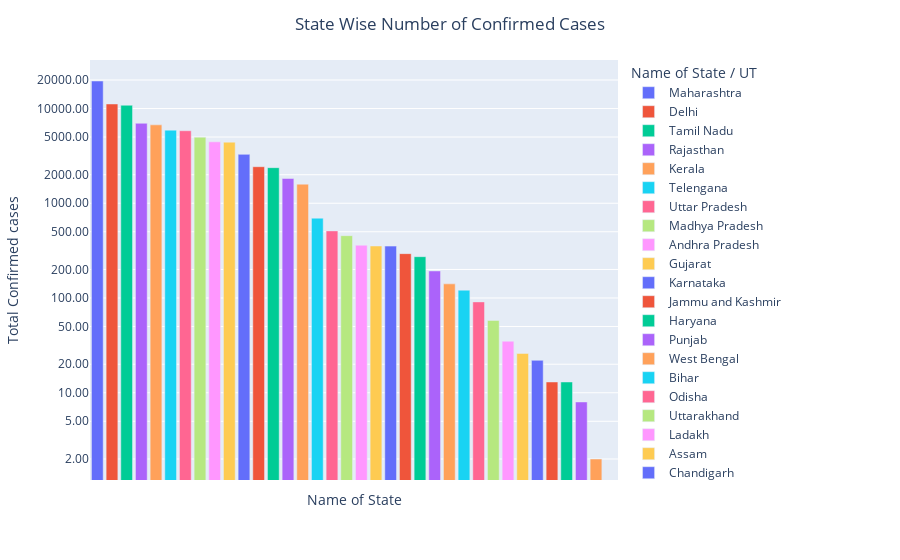

Notebook code for this chart:
### Code cell
#done total confirmed cases statewise
fig = px.bar(total[['Name of State / UT', 'Total Confirmed cases']].sort_values('Total Confirmed cases', ascending=False), 
             y="Total Confirmed cases", x="Name of State / UT", color='Name of State / UT', 
             log_y=True)
fig.update_layout(
    title="State Wise Number of Confirmed Cases",
    xaxis_title="Name of State / UT",
    yaxis_title="Total Confirmed cases",
    title_x=0.5,
    xaxis= {'title': 'Name of State', 
                        'visible': True, 
                        'showticklabels': False},
    yaxis=dict(tickformat=".2f")
                 )
fig.show()

### Figure 1 — Plotly figure (JSON) as saved in the notebook; plotly's stock layout.template omitted (floating-point values rounded to 4 significant figures)
{"data": [{"alignmentgroup": "True", "hovertemplate": "Name of State / UT=%{x}<br>Total Confirmed cases=%{y}<extra></extra>", "legendgroup": "Maharashtra", "marker": {"color": "#636efa"}, "name": "Maharashtra", "offsetgroup": "Maharashtra", "orientation": "v", "showlegend": true, "textposition": "auto", "type": "bar", "x": ["Maharashtra"], "xaxis": "x", "y": [19505], "yaxis": "y"}, {"alignmentgroup": "True", "hovertemplate": "Name of State / UT=%{x}<br>Total Confirmed cases=%{y}<extra></extra>", "legendgroup": "Delhi", "marker": {"color": "#EF553B"}, "name": "Delhi", "offsetgroup": "Delhi", "orientation": "v", "showlegend": true, "textposition": "auto", "type": "bar", "x": ["Delhi"], "xaxis": "x", "y": [11162], "yaxis": "y"}, {"alignmentgroup": "True", "hovertemplate": "Name of State / UT=%{x}<br>Total Confirmed cases=%{y}<extra></extra>", "legendgroup": "Tamil Nadu", "marker": {"color": "#00cc96"}, "name": "Tamil Nadu", "offsetgroup": "Tamil Nadu", "orientation": "v", "showlegend": true, "textposition": "auto", "type": "bar", "x": ["Tamil Nadu"], "xaxis": "x", "y": [10826], "yaxis": "y"}, {"alignmentgroup": "True", "hovertemplate": "Name of State / UT=%{x}<br>Total Confirmed cases=%{y}<extra></extra>", "legendgroup": "Rajasthan", "marker": {"color": "#ab63fa"}, "name": "Rajasthan", "offsetgroup": "Rajasthan", "orientation": "v", "showlegend": true, "textposition": "auto", "type": "bar", "x": ["Rajasthan"], "xaxis": "x", "y": [6982], "yaxis": "y"}, {"alignmentgroup": "True", "hovertemplate": "Name of State / UT=%{x}<br>Total Confirmed cases=%{y}<extra></extra>", "legendgroup": "Kerala", "marker": {"color": "#FFA15A"}, "name": "Kerala", "offsetgroup": "Kerala", "orientation": "v", "showlegend": true, "textposition": "auto", "type": "bar", "x": ["Kerala"], "xaxis": "x", "y": [6720], "yaxis": "y"}, {"alignmentgroup": "True", "hovertemplate": "Name of State / UT=%{x}<br>Total Confirmed cases=%{y}<extra></extra>", "legendgroup": "Telengana", "marker": {"color": "#19d3f3"}, "name": "Telengana", "offsetgroup": "Telengana", "orientation": "v", "showlegend": true, "textposition": "auto", "type": "bar", "x": ["Telengana"], "xaxis": "x", "y": [5909], "yaxis": "y"}, {"alignmentgroup": "True", "hovertemplate": "Name of State / UT=%{x}<br>Total Confirmed cases=%{y}<extra></extra>", "legendgroup": "Uttar Pradesh", "marker": {"color": "#FF6692"}, "name": "Uttar Pradesh", "offsetgroup": "Uttar Pradesh", "orientation": "v", "showlegend": true, "textposition": "auto", "type": "bar", "x": ["Uttar Pradesh"], "xaxis": "x", "y": [5826], "yaxis": "y"}, {"alignmentgroup": "True", "hovertemplate": "Name of State / UT=%{x}<br>Total Confirmed cases=%{y}<extra></extra>", "legendgroup": "Madhya Pradesh", "marker": {"color": "#B6E880"}, "name": "Madhya Pradesh", "offsetgroup": "Madhya Pradesh", "orientation": "v", "showlegend": true, "textposition": "auto", "type": "bar", "x": ["Madhya Pradesh"], "xaxis": "x", "y": [4982], "yaxis": "y"}, {"alignmentgroup": "True", "hovertemplate": "Name of State / UT=%{x}<br>Total Confirmed cases=%{y}<extra></extra>", "legendgroup": "Andhra Pradesh", "marker": {"color": "#FF97FF"}, "name": "Andhra Pradesh", "offsetgroup": "Andhra Pradesh", "orientation": "v", "showlegend": true, "textposition": "auto", "type": "bar", "x": ["Andhra Pradesh"], "xaxis": "x", "y": [4448], "yaxis": "y"}, {"alignmentgroup": "True", "hovertemplate": "Name of State / UT=%{x}<br>Total Confirmed cases=%{y}<extra></extra>", "legendgroup": "Gujarat", "marker": {"color": "#FECB52"}, "name": "Gujarat", "offsetgroup": "Gujarat", "orientation": "v", "showlegend": true, "textposition": "auto", "type": "bar", "x": ["Gujarat"], "xaxis": "x", "y": [4416], "yaxis": "y"}, {"alignmentgroup": "True", "hovertemplate": "Name of State / UT=%{x}<br>Total Confirmed cases=%{y}<extra></extra>", "legendgroup": "Karnataka", "marker": {"color": "#636efa"}, "name": "Karnataka", "offsetgroup": "Karnataka", "orientation": "v", "showlegend": true, "textposition": "auto", "type": "bar", "x": ["Karnataka"], "xaxis": "x", "y": [3281], "yaxis": "y"}, {"alignmentgroup": "True", "hovertemplate": "Name of State / UT=%{x}<br>Total Confirmed cases=%{y}<extra></extra>", "legendgroup": "Jammu and Kashmir", "marker": {"color": "#EF553B"}, "name": "Jammu and Kashmir", "offsetgroup": "Jammu and Kashmir", "orientation": "v", "showlegend": true, "textposition": "auto", "type": "bar", "x": ["Jammu and Kashmir"], "xaxis": "x", "y": [2430], "yaxis": "y"}, {"alignmentgroup": "True", "hovertemplate": "Name of State / UT=%{x}<br>Total Confirmed cases=%{y}<extra></extra>", "legendgroup": "Haryana", "marker": {"color": "#00cc96"}, "name": "Haryana", "offsetgroup": "Haryana", "orientation": "v", "showlegend": true, "textposition": "auto", "type": "bar", "x": ["Haryana"], "xaxis": "x", "y": [2374], "yaxis": "y"}, {"alignmentgroup": "True", "hovertemplate": "Name of State / UT=%{x}<br>Total Confirmed cases=%{y}<extra></extra>", "legendgroup": "Punjab", "marker": {"color": "#ab63fa"}, "name": "Punjab", "offsetgroup": "Punjab", "orientation": "v", "showlegend": true, "textposition": "auto", "type": "bar", "x": ["Punjab"], "xaxis": "x", "y": [1825], "yaxis": "y"}, {"alignmentgroup": "True", "hovertemplate": "Name of State / UT=%{x}<br>Total Confirmed cases=%{y}<extra></extra>", "legendgroup": "West Bengal", "marker": {"color": "#FFA15A"}, "name": "West Bengal", "offsetgroup": "West Bengal", "orientation": "v", "showlegend": true, "textposition": "auto", "type": "bar", "x": ["West Bengal"], "xaxis": "x", "y": [1590], "yaxis": "y"}, {"alignmentgroup": "True", "hovertemplate": "Name of State / UT=%{x}<br>Total Confirmed cases=%{y}<extra></extra>", "legendgroup": "Bihar", "marker": {"color": "#19d3f3"}, "name": "Bihar", "offsetgroup": "Bihar", "orientation": "v", "showlegend": true, "textposition": "auto", "type": "bar", "x": ["Bihar"], "xaxis": "x", "y": [696], "yaxis": "y"}, {"alignmentgroup": "True", "hovertemplate": "Name of State / UT=%{x}<br>Total Confirmed cases=%{y}<extra></extra>", "legendgroup": "Odisha", "marker": {"color": "#FF6692"}, "name": "Odisha", "offsetgroup": "Odisha", "orientation": "v", "showlegend": true, "textposition": "auto", "type": "bar", "x": ["Odisha"], "xaxis": "x", "y": [511], "yaxis": "y"}, {"alignmentgroup": "True", "hovertemplate": "Name of State / UT=%{x}<br>Total Confirmed cases=%{y}<extra></extra>", "legendgroup": "Uttarakhand", "marker": {"color": "#B6E880"}, "name": "Uttarakhand", "offsetgroup": "Uttarakhand", "orientation": "v", "showlegend": true, "textposition": "auto", "type": "bar", "x": ["Uttarakhand"], "xaxis": "x", "y": [455], "yaxis": "y"}, {"alignmentgroup": "True", "hovertemplate": "Name of State / UT=%{x}<br>Total Confirmed cases=%{y}<extra></extra>", "legendgroup": "Ladakh", "marker": {"color": "#FF97FF"}, "name": "Ladakh", "offsetgroup": "Ladakh", "orientation": "v", "showlegend": true, "textposition": "auto", "type": "bar", "x": ["Ladakh"], "xaxis": "x", "y": [361], "yaxis": "y"}, {"alignmentgroup": "True", "hovertemplate": "Name of State / UT=%{x}<br>Total Confirmed cases=%{y}<extra></extra>", "legendgroup": "Assam", "marker": {"color": "#FECB52"}, "name": "Assam", "offsetgroup": "Assam", "orientation": "v", "showlegend": true, "textposition": "auto", "type": "bar", "x": ["Assam"], "xaxis": "x", "y": [354], "yaxis": "y"}, {"alignmentgroup": "True", "hovertemplate": "Name of State / UT=%{x}<br>Total Confirmed cases=%{y}<extra></extra>", "legendgroup": "Chandigarh", "marker": {"color": "#636efa"}, "name": "Chandigarh", "offsetgroup": "Chandigarh", "orientation": "v", "showlegend": true, "textposition": "auto", "type": "bar", "x": ["Chandigarh"], "xaxis": "x", "y": [353], "yaxis": "y"}, {"alignmentgroup": "True", "hovertemplate": "Name of State / UT=%{x}<br>Total Confirmed cases=%{y}<extra></extra>", "legendgroup": "Himachal Pradesh", "marker": {"color": "#EF553B"}, "name": "Himachal Pradesh", "offsetgroup": "Himachal Pradesh", "orientation": "v", "showlegend": true, "textposition": "auto", "type": "bar", "x": ["Himachal Pradesh"], "xaxis": "x", "y": [294], "yaxis": "y"}, {"alignmentgroup": "True", "hovertemplate": "Name of State / UT=%{x}<br>Total Confirmed cases=%{y}<extra></extra>", "legendgroup": "Chhattisgarh", "marker": {"color": "#00cc96"}, "name": "Chhattisgarh", "offsetgroup": "Chhattisgarh", "orientation": "v", "showlegend": true, "textposition": "auto", "type": "bar", "x": ["Chhattisgarh"], "xaxis": "x", "y": [273], "yaxis": "y"}, {"alignmentgroup": "True", "hovertemplate": "Name of State / UT=%{x}<br>Total Confirmed cases=%{y}<extra></extra>", "legendgroup": "Andaman and Nicobar Islands", "marker": {"color": "#ab63fa"}, "name": "Andaman and Nicobar Islands", "offsetgroup": "Andaman and Nicobar Islands", "orientation": "v", "showlegend": true, "textposition": "auto", "type": "bar", "x": ["Andaman and Nicobar Islands"], "xaxis": "x", "y": [193], "yaxis": "y"}, {"alignmentgroup": "True", "hovertemplate": "Name of State / UT=%{x}<br>Total Confirmed cases=%{y}<extra></extra>", "legendgroup": "Jharkhand", "marker": {"color": "#FFA15A"}, "name": "Jharkhand", "offsetgroup": "Jharkhand", "orientation": "v", "showlegend": true, "textposition": "auto", "type": "bar", "x": ["Jharkhand"], "xaxis": "x", "y": [141], "yaxis": "y"}, {"alignmentgroup": "True", "hovertemplate": "Name of State / UT=%{x}<br>Total Confirmed cases=%{y}<extra></extra>", "legendgroup": "Goa", "marker": {"color": "#19d3f3"}, "name": "Goa", "offsetgroup": "Goa", "orientation": "v", "showlegend": true, "textposition": "auto", "type": "bar", "x": ["Goa"], "xaxis": "x", "y": [121], "yaxis": "y"}, {"alignmentgroup": "True", "hovertemplate": "Name of State / UT=%{x}<br>Total Confirmed cases=%{y}<extra></extra>", "legendgroup": "Puducherry", "marker": {"color": "#FF6692"}, "name": "Puducherry", "offsetgroup": "Puducherry", "orientation": "v", "showlegend": true, "textposition": "auto", "type": "bar", "x": ["Puducherry"], "xaxis": "x", "y": [91], "yaxis": "y"}, {"alignmentgroup": "True", "hovertemplate": "Name of State / UT=%{x}<br>Total Confirmed cases=%{y}<extra></extra>", "legendgroup": "Union Territory of Ladakh", "marker": {"color": "#B6E880"}, "name": "Union Territory of Ladakh", "offsetgroup": "Union Territory of Ladakh", "orientation": "v", "showlegend": true, "textposition": "auto", "type": "bar", "x": ["Union Territory of Ladakh"], "xaxis": "x", "y": [58], "yaxis": "y"}, {"alignmentgroup": "True", "hovertemplate": "Name of State / UT=%{x}<br>Total Confirmed cases=%{y}<extra></extra>", "legendgroup": "Manipur", "marker": {"color": "#FF97FF"}, "name": "Manipur", "offsetgroup": "Manipur", "orientation": "v", "showlegend": true, "textposition": "auto", "type": "bar", "x": ["Manipur"], "xaxis": "x", "y": [35], "yaxis": "y"}, {"alignmentgroup": "True", "hovertemplate": "Name of State / UT=%{x}<br>Total Confirmed cases=%{y}<extra></extra>", "legendgroup": "Union Territory of Jammu and Kashmir", "marker": {"color": "#FECB52"}, "name": "Union Territory of Jammu and Kashmir", "offsetgroup": "Union Territory of Jammu and Kashmir", "orientation": "v", "showlegend": true, "textposition": "auto", "type": "bar", "x": ["Union Territory of Jammu and Kashmir"], "xaxis": "x", "y": [26], "yaxis": "y"}, {"alignmentgroup": "True", "hovertemplate": "Name of State / UT=%{x}<br>Total Confirmed cases=%{y}<extra></extra>", "legendgroup": "Mizoram", "marker": {"color": "#636efa"}, "name": "Mizoram", "offsetgroup": "Mizoram", "orientation": "v", "showlegend": true, "textposition": "auto", "type": "bar", "x": ["Mizoram"], "xaxis": "x", "y": [22], "yaxis": "y"}, {"alignmentgroup": "True", "hovertemplate": "Name of State / UT=%{x}<br>Total Confirmed cases=%{y}<extra></extra>", "legendgroup": "Tripura", "marker": {"color": "#EF553B"}, "name": "Tripura", "offsetgroup": "Tripura", "orientation": "v", "showlegend": true, "textposition": "auto", "type": "bar", "x": ["Tripura"], "xaxis": "x", "y": [13], "yaxis": "y"}, {"alignmentgroup": "True", "hovertemplate": "Name of State / UT=%{x}<br>Total Confirmed cases=%{y}<extra></extra>", "legendgroup": "Arunachal Pradesh", "marker": {"color": "#00cc96"}, "name": "Arunachal Pradesh", "offsetgroup": "Arunachal Pradesh", "orientation": "v", "showlegend": true, "textposition": "auto", "type": "bar", "x": ["Arunachal Pradesh"], "xaxis": "x", "y": [13], "yaxis": "y"}, {"alignmentgroup": "True", "hovertemplate": "Name of State / UT=%{x}<br>Total Confirmed cases=%{y}<extra></extra>", "legendgroup": "Meghalaya", "marker": {"color": "#ab63fa"}, "name": "Meghalaya", "offsetgroup": "Meghalaya", "orientation": "v", "showlegend": true, "textposition": "auto", "type": "bar", "x": ["Meghalaya"], "xaxis": "x", "y": [8], "yaxis": "y"}, {"alignmentgroup": "True", "hovertemplate": "Name of State / UT=%{x}<br>Total Confirmed cases=%{y}<extra></extra>", "legendgroup": "Union Territory of Chandigarh", "marker": {"color": "#FFA15A"}, "name": "Union Territory of Chandigarh", "offsetgroup": "Union Territory of Chandigarh", "orientation": "v", "showlegend": true, "textposition": "auto", "type": "bar", "x": ["Union Territory of Chandigarh"], "xaxis": "x", "y": [2], "yaxis": "y"}, {"alignmentgroup": "True", "hovertemplate": "Name of State / UT=%{x}<br>Total Confirmed cases=%{y}<extra></extra>", "legendgroup": "Nagaland", "marker": {"color": "#19d3f3"}, "name": "Nagaland", "offsetgroup": "Nagaland", "orientation": "v", "showlegend": true, "textposition": "auto", "type": "bar", "x": ["Nagaland"], "xaxis": "x", "y": [0], "yaxis": "y"}], "layout": {"barmode": "relative", "legend": {"title": {"text": "Name of State / UT"}, "tracegroupgap": 0}, "margin": {"t": 60}, "title": {"text": "State Wise Number of Confirmed Cases", "x": 0.5}, "xaxis": {"anchor": "y", "categoryarray": ["Maharashtra", "Delhi", "Tamil Nadu", "Rajasthan", "Kerala", "Telengana", "Uttar Pradesh", "Madhya Pradesh", "Andhra Pradesh", "Gujarat", "Karnataka", "Jammu and Kashmir", "Haryana", "Punjab", "West Bengal", "Bihar", "Odisha", "Uttarakhand", "Ladakh", "Assam", "Chandigarh", "Himachal Pradesh", "Chhattisgarh", "Andaman and Nicobar Islands", "Jharkhand", "Goa", "Puducherry", "Union Territory of Ladakh", "Manipur", "Union Territory of Jammu and Kashmir", "Mizoram", "Tripura", "Arunachal Pradesh", "Meghalaya", "Union Territory of Chandigarh", "Nagaland"], "categoryorder": "array", "domain": [0, 1], "showticklabels": false, "title": {"text": "Name of State"}, "visible": true}, "yaxis": {"anchor": "x", "domain": [0, 1], "tickformat": ".2f", "title": {"text": "Total Confirmed cases"}, "type": "log"}}}
